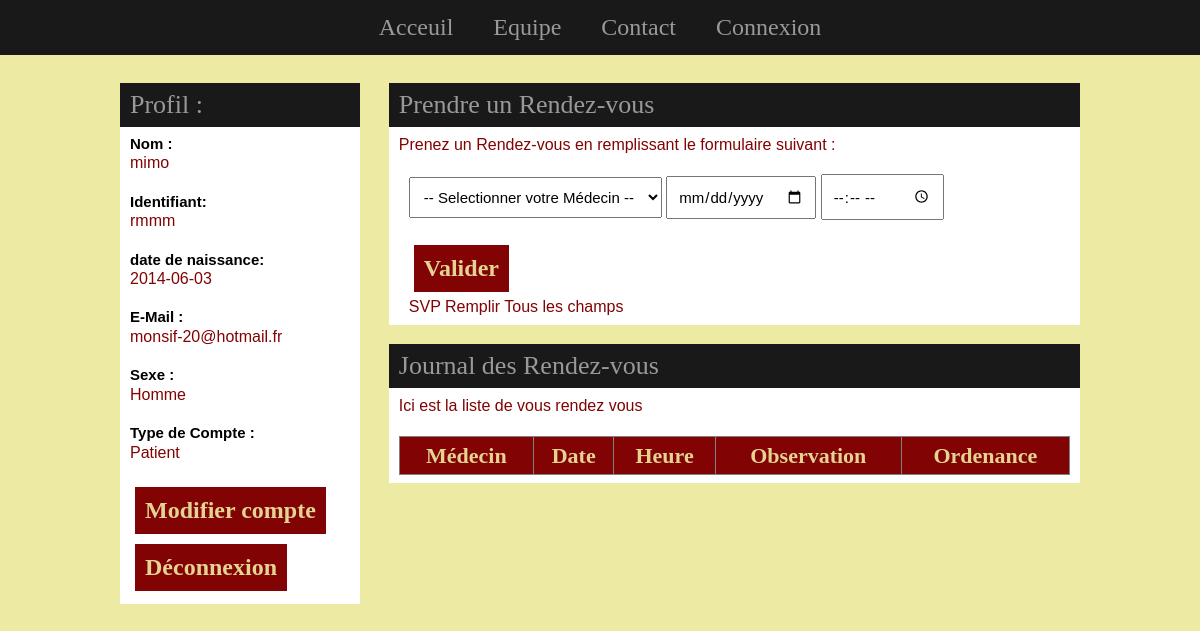
/compte/compte_patient.php?id=5, run on the app's committed database.
### tables this page shows
CREATE TABLE IF NOT EXISTS `user` (
  `id` int(11) NOT NULL AUTO_INCREMENT,
  `nom` varchar(20) NOT NULL,
  `identifiant` varchar(20) NOT NULL,
  `motdepasse` varchar(20) NOT NULL,
  `email` varchar(20) NOT NULL,
  `prenom` varchar(20) NOT NULL,
  `profile` varchar(20) NOT NULL,
  `sexe` varchar(20) NOT NULL,
  `datedenaissance` varchar(20) NOT NULL,
  PRIMARY KEY (`id`)
);

### php/user.php (called while the page is built, shortened)
<?php
function getUser(){
$lire_donnee = mysql_query('SELECT * FROM user WHERE id="'.$_GET['id'].'"');
$resultat = mysql_fetch_array($lire_donnee) or die( "erreur dans le compte ");
return $resultat;
}
 ?>

### compte/compte_patient.php (the view, shortened to what this page needs)
<!DOCTYPE html PUBLIC "-//W3C//DTD XHTML 1.0 Transitional//EN" "http://www.w3.org/TR/xhtml1/DTD/xhtml1-transitional.dtd">
<html xmlns="http://www.w3.org/1999/xhtml">
<head>
<link href="../boilerplate.css" rel="stylesheet" type="text/css">
<link href="../gird_style/gird_16.css" rel="stylesheet" type="text/css">
<link href="../style/head_style.css" rel="stylesheet" type="text/css">
<link href="../style/content_css.css" rel="stylesheet" type="text/css">
<link href="compte_css/style_compte.css" rel="stylesheet" type="text/css" />
<link href="compte_css/content_gauche.css" rel="stylesheet" type="text/css" />
</head>
<body>
<header>
	<nav>
    	<table  border="0" align="center" cellpadding="0" cellspacing="10">
  <tr>
    <td class="nav_b"><a href="../index.php">Acceuil</a></td>
    <td class="nav_b"><a href="../index.php#equipe">Equipe</a></td>
    <td class="nav_b"><a href="../index.php#contact">Contact</a></td>
    <td class="nav_b"><a href="<?php
                                    if(isset($_SESSION['l'])) { echo "../php/logout.php" ;}
                                    else { echo "login/login.php" ;} ?>">
                                    <?php  if(isset($_SESSION['l'])) { echo "Deconnexion" ;}
                                               else { echo "Connexion" ;} ?>
  </a></td>
  </tr>
</table>
</nav>
</header>
<div id="content_compte">
	<div id="content_compte_gauche">
   	  <div id="profil">
<?php
include '../php/user.php';
$resultat = getUser();
?>
 	<div id="titre_div">
        Profil :
    </div>
 <div id="donnees">
        <a>Nom :</a><br/><?php echo $resultat['nom'];?><br/><br/>
        <a>Identifiant:</a><br/><?php echo $resultat['identifiant'];?><br/><br/>
        <a>date de naissance:</a><br/><?php echo $resultat['datedenaissance'];?><br/><br/>
        <a>E-Mail :</a><br/><?php echo $resultat['email'];?><br/><br/>
        <a>Sexe :</a><br/><?php echo $resultat['sexe'];?><br/><br/>
        <a>Type de Compte :</a><br/><?php echo $resultat['profile'];?><br/><br/>
    <form action="" method="post" name="deconnexion">
         <input class="bouton" name="modification" type="submit" value="Modifier compte"></br>
        <input class="bouton" name="deconnexion" type="submit" value="Déconnexion">
   </form>
</div>
      </div>
  </div>
    <div id="content_compte_droit">
    <div id="titre_div">
        Prendre un Rendez-vous
    </div>
    <div id="donnees">
        Prenez un Rendez-vous en remplissant le formulaire suivant :<br/><br/>
    <div id="rendezvous_form">
     <form action="" method="post" >
      <select name="id_medecin">
			<option value="">-- Selectionner votre Médecin --</option>
    </select>
    <input name="date" type="date" id="date" size="50" placeholder="Date du Rendez-vous">
    <input name="heure" type="time" id="heur" size="50" placeholder="Heur du Rendez-vous"><br/><br/>
    <input class="bouton" name="addrendez-vous" type="submit" value="Valider">
  </form>
  <?php
   if( isset($_POST['id_medecin'])  and isset($_POST['date'])  and isset($_POST['heure'] ) ){
      addrendez($_POST['id_medecin'] , $_POST['date'] , $_POST['heure']) ;
      header('Location: ../compte/compte_patient.php?id='.$_GET['id'].'');
    }
    else{
      echo 'SVP Remplir Tous les champs';
    }
    ?>
      </div>
 </div>
		<br/>
	<div id="titre_div">Journal des Rendez-vous</div>
    <div id="donnees">Ici est la liste de vous rendez vous<br/><br/>
    <table width="100%" border="1" cellspacing="5" cellpadding="5">
  <tr>
    <th>Médecin</th>
    <th>Date</th>
    <th>Heure</th>
    <th>Observation</th>
    <th>Ordenance</th>
  </tr>
  </table>
   </div>
  </div>
</div>
</body>
</html>

### boilerplate.css (style rules this page uses)
article, aside, details, figcaption, figure, footer, header, hgroup, nav, section { display: block; }
html { font-size: 100%; overflow-y: scroll; -webkit-text-size-adjust: 100%; -ms-text-size-adjust: 100%; }
body { margin: 0; font-size: 13px; line-height: 1.231; }
body, button, input, select, textarea { font-family: sans-serif; color: #F5FCA0; }
a { color: #00e; }
form { margin: 0; }
button, input, select, textarea { font-size: 100%; margin: 0; vertical-align: baseline; *vertical-align: middle; }
button, input { line-height: normal; *overflow: visible; }
button, input[type="button"], input[type="reset"], input[type="submit"] { cursor: pointer; -webkit-appearance: button; }
table { border-collapse: collapse; border-spacing: 0; }
td { vertical-align: top; }

### style/head_style.css (style rules this page uses)
body { background-color: #EDEAA3; color: #261717; font-size:16px; font: Calibri; }
header { background-color: #191919; height: 55px; width: 100%; }
nav { padding-top:13px; }
.nav_b a { padding-left:20px; padding-right:20px; color: #999; font-family: "Agency FB"; font-size: 24px; font-weight: lighter; text-align:center; }
a:link { text-decoration:none; }

### style/content_css.css (style rules this page uses)
th { background-color:; color:#E5D393; font-family: "Agency FB"; background-color:#810303; font-size:22px; }
.bouton { font-family: "Agency FB"; font-size: 24px; color: #E5D393; margin: 5px; padding: 10px; cursor: pointer; text-align: center; font-weight: bold; background-color:#810303; border:none; }
input,textarea, label,select { padding:10px; color:#000; font-size:15px; font:Calibri; }

### compte/compte_css/style_compte.css (style rules this page uses)
#content_compte { padding-left:10%; padding-right:10%; width:80%; min-height:589px; position:relative; top: 20px; }
#content_compte_gauche { float:left; padding-top:8px; width:25%; }
#content_compte_droit { float:right; width:72%; padding-top:8px; height:100px; }

### compte/compte_css/content_gauche.css (style rules this page uses)
#rendezvous_form { padding-left:10px; }
#titre_div { padding:6px; padding-left:10px; font-family: "Agency FB"; font-size:26px; color: #999; background-color: #191919; cursor:pointer; }
#donnees { padding-top:8px; padding-bottom:8px; padding-left:10px; padding-right:10px; background-color:#FFF; color:#810303; font-size:16px; font:Calibri; }
#donnees a { color:black; font-size:15px; font:Calibri; font-weight:bold; }

### data on the page
user: nom "mimo", identifiant "rmmm", datedenaissance "2014-06-03", email "monsif-20@hotmail.fr", sexe "Homme", profile "Patient"
